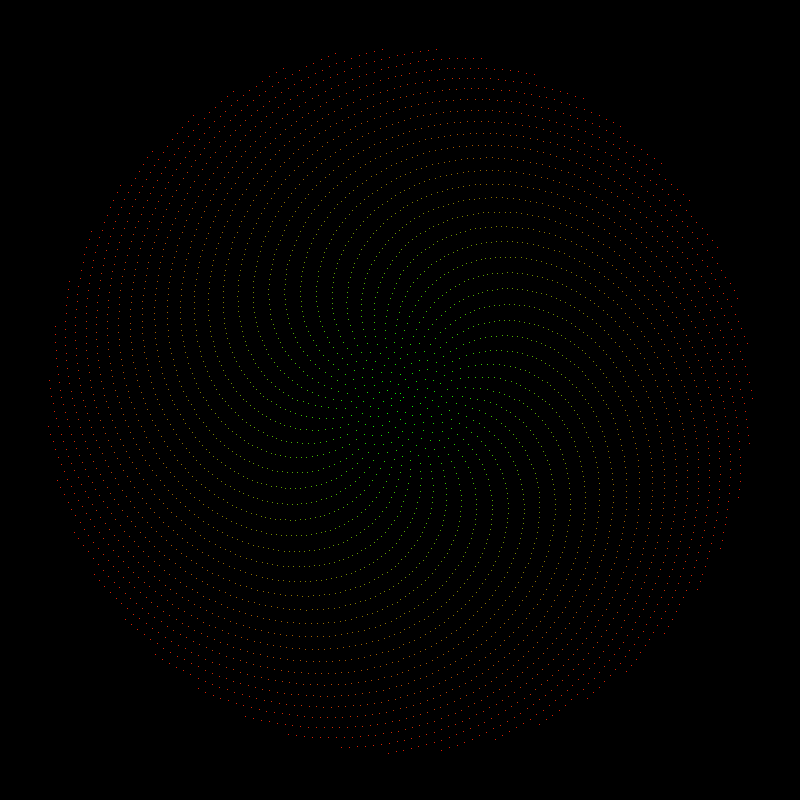
Frame 1 (no input)
Frame 2 (the mouse pressed at the canvas centre, redrawn once): identical to frame 1, image omitted

The Processing sketch that drew this single still picture (run headless with seeded random() and noise(); the mouse was pressed at the canvas centre and the sketch redrawn once):

// Processing sketch: processing_101060
// ── processing_101060.pde

/*
Fermat's Spiral

The location of the nth point in polar coordinates:
  r = c*sqrt(n)
  phi = n*a
  where c and a are constants chosen by the user.

LEFT/RIGHT ARROW    = -/+ divergence angle (a)  
DOWN/UP ARROW       = -/+ scaling factor (c)
Z/X                 = -/+ number of points (N)
SPACE               = reset default values
*/

float a = 137.5;     // divergence angle
float c = 5.0;       // scaling factor
int N = 5000;        // number of dots

void setup() {
  size(800,800);
  noLoop();
}


void draw() {
  print("c = " + c + "   a = " + a + "   N = " + N + "\n");
  background(0);
  float r, phi;                                      // polar coordinates
  int j, i;                                          // row, column coordinates 
    
  loadPixels();
  for (int n=0; n<N; n++) {
      phi = n*a;                                     // calculate phi and r for nth point
      r = c*sqrt(1.0*n);
      j = int( r*cos(phi) ) + width/2;               // convert polar coords to row/column
      i = int( r*sin(phi) ) + height/2;
      if ( (0<=i)&&(0<=j)&&(i<width)&&(j<height) ) {
        pixels[j + i*width] = color( int(255*2*r/width), int(255 - 255*2*r/width), 0 );
      }    
  }
  updatePixels();
}

void keyPressed() {
  if (key == CODED) {
    if (keyCode == UP)     { c = c + 0.1; }
    if (keyCode == DOWN)   { c = c - 0.1; }
    if (keyCode == LEFT)   { a = a - 0.1; }
    if (keyCode == RIGHT)  { a = a + 0.1; }
  }
  if (((key=='z')||(key=='Z'))&&(N>0)) { N = N - 50; }
  if ((key=='x')||(key=='X'))          { N = N + 50; }
  if (key == ' ')         { c=5.0; a=137.5; N=1000;} 
  redraw();
}
  
  
